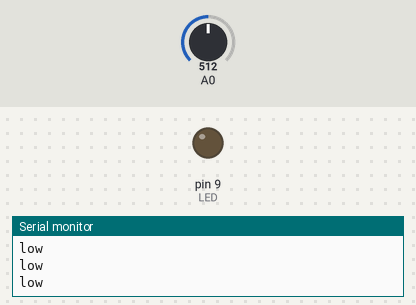
The sketch below on a simulated Arduino Uno, built with avr-gcc and run on an emulated ATmega328P. Shown: output pins drawn as LEDs (lit = HIGH), the last lines printed to the serial monitor. The inputs (shaded band) are chosen by the test bench; at power-on: A0 = 512.

Above: at 1.2 s.
1.3 s: A0 set to 586
2.8 s: A0 set to 611
At 3.8 s:
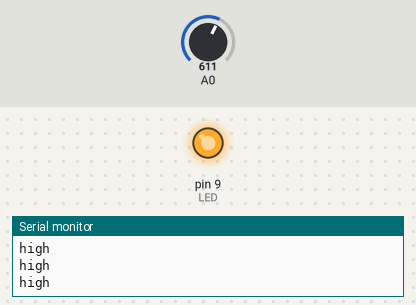
4.3 s: A0 set to 590
At 4.8 s:
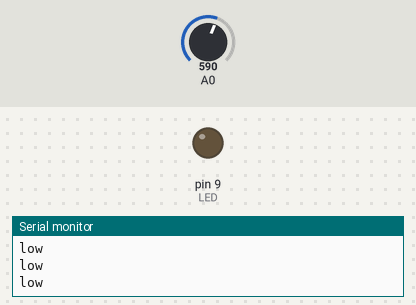
Timing chart, 0 to 7.3 s (numbered marks = the images above; inputs shaded):
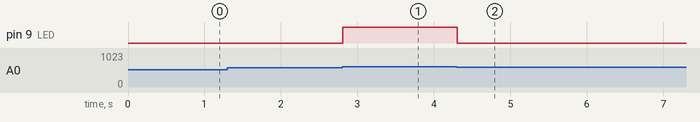

The sketch:

simple_shade_lifter.ino
```cpp
const int LED = 9;
int val = 0;

void setup() {
  pinMode(LED, OUTPUT);
  Serial.begin(9600);
}

void loop() {
  val = analogRead(0);
//  val = 0;

  if (val > 600){
    Serial.println("high");
    digitalWrite(LED, HIGH);
  } else {
    Serial.println("low");
    digitalWrite(LED, LOW);
  }

//  Serial.println(val);
//  delay(1000);
//  Serial.print("hello");
//

//  delay(val);

//  delay(val);
}
```

Measured:
- the behaviour switches between 600 and 601 on A0 (found by bisection; images 0 and 1)
- after the input at 2.8 s, pin 9 (LED): LOW → HIGH at once
- after the input at 4.3 s, pin 9 (LED): HIGH → LOW at once
